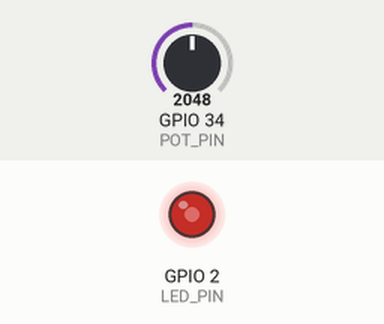
The sketch below on a simulated ESP32. Shown: output pins drawn as LEDs (lit = HIGH). Inputs (shaded band) come from the test bench; at power-on: GPIO 34 (POT_PIN) = 2048.

Above: at 1.2 s.
1.3 s: GPIO 34 (POT_PIN) set to 2866
At 2.0 s:
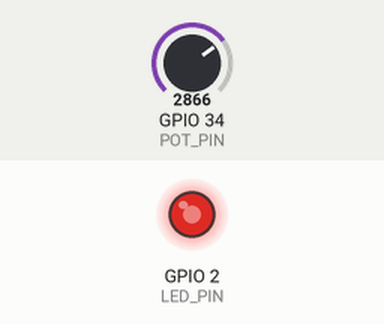
2.8 s: GPIO 34 (POT_PIN) set to 3603
At 3.2 s:
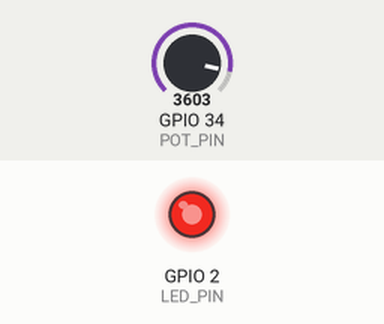
4.3 s: GPIO 34 (POT_PIN) set to 491
At 5.5 s:
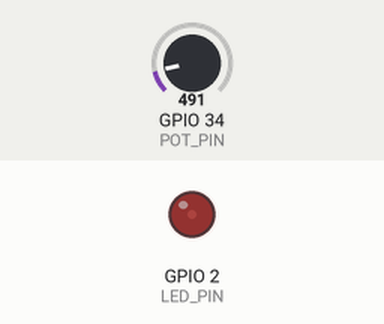
5.8 s: GPIO 34 (POT_PIN) set to 0
At 6.4 s:
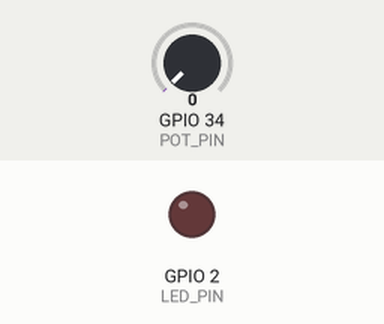
7.3 s: GPIO 34 (POT_PIN) set to 2047
At 8.7 s:
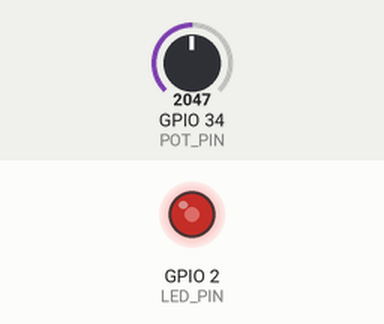
Timing chart, 0 to 9.8 s (numbered marks = the images above; inputs shaded):
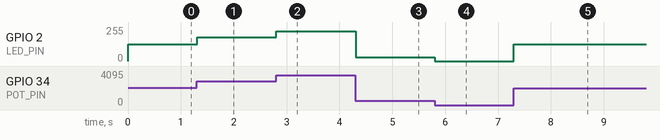

Measured:
- after the input at 1.3 s, GPIO 2 (LED_PIN): 127/255 → 178/255 at once
- after the input at 2.8 s, GPIO 2 (LED_PIN): 178/255 → 224/255 at once
- after the input at 4.3 s, GPIO 2 (LED_PIN): 224/255 → 30/255 at once
- after the input at 5.8 s, GPIO 2 (LED_PIN): 30/255 → 0/255 at once
- after the input at 7.3 s, GPIO 2 (LED_PIN): 0/255 → 127/255 at once

The sketch:

pwm_fade.ino
```cpp
#define POT_PIN 34
#define LED_PIN 2

void setup() {
  pinMode(LED_PIN, OUTPUT);
}

void loop() {
  int potValue = analogRead(POT_PIN);

  int brightness = map(potValue, 0, 4095, 0, 255);

  analogWrite(LED_PIN, brightness);

  delay(10);
}
```
